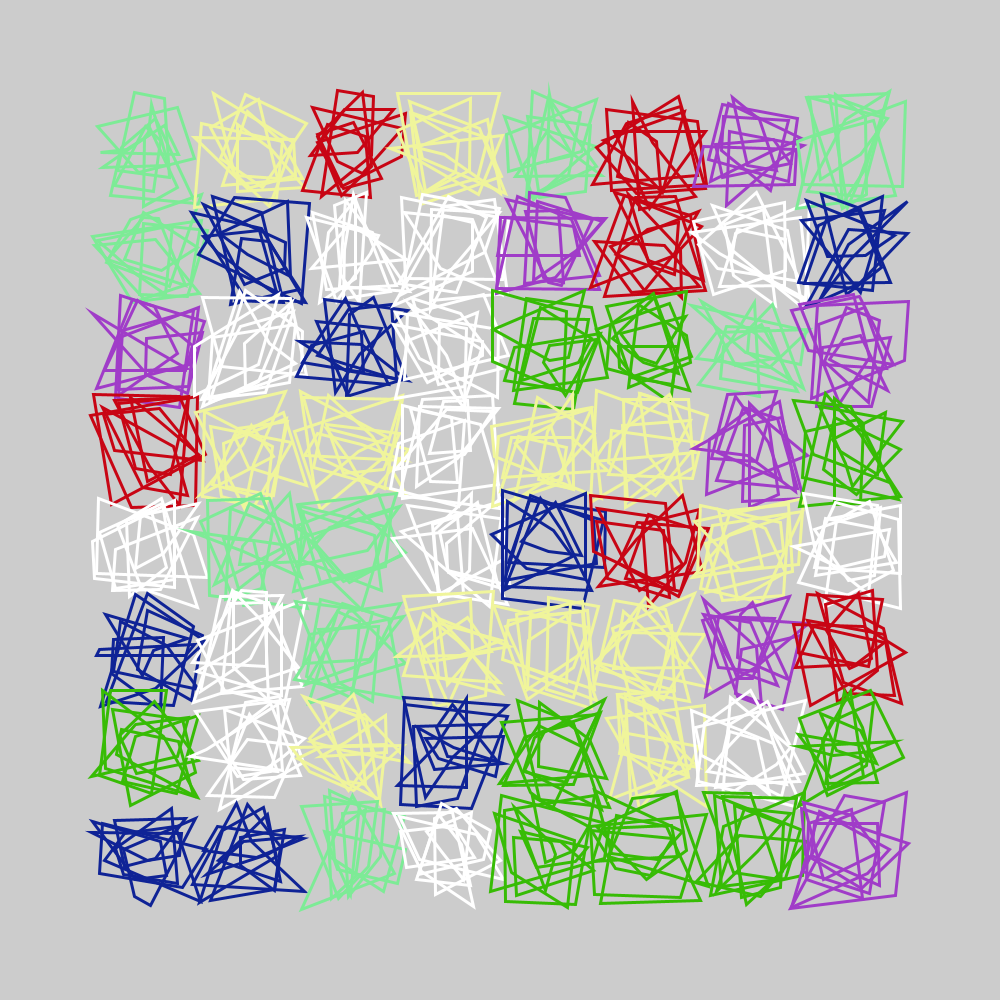
Frame 1 (no input)
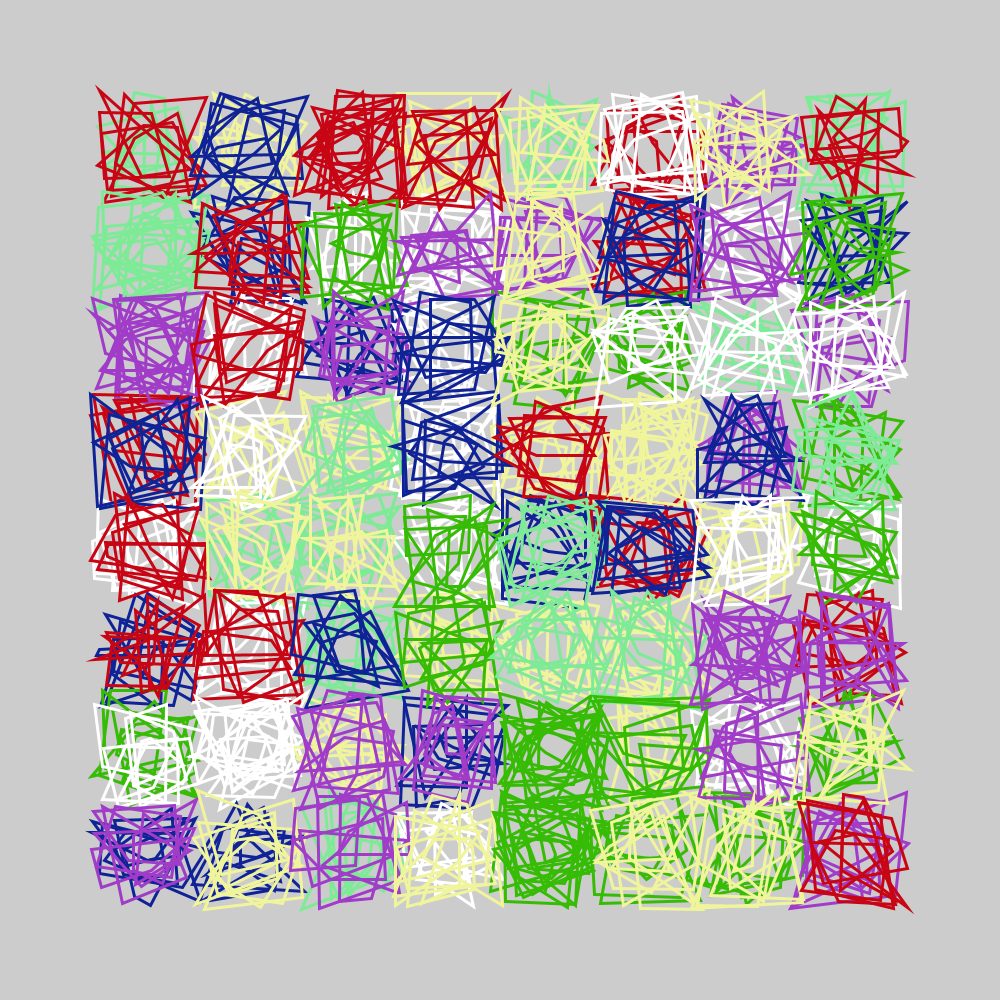
Frame 2 (the mouse pressed at the canvas centre, redrawn once)

The Processing sketch that drew these frames (run headless with seeded random() and noise(); the mouse was pressed at the canvas centre and the sketch redrawn once):

// Processing sketch: pauline_molnar
// ── pauline_molnar.pde
color[] colArray = {
  color(255,255,255),
  color(200,5,20),
  color(55,188,5),
  color(15,35,150),
  color(125,235,150),
  color(240,245,155),
  color(160,60,200)
};

int grid = 100;
int margin = 150;

void setup() {
  size(1000,1000);
  noLoop();
}

void draw() {
  //background(15,20,30);
  noFill();
  stroke(255);
 
  float d = 60;
 
  for(int i = margin; i<=width-margin; i+= grid){
    for(int j = margin; j<=height-margin; j+=grid){
     
      int colArrayNum = (int)random(7);
      stroke(colArray[colArrayNum]);
      strokeWeight(3);  
      for (int num=0; num<7; num++) {
        float x1 = -random(d);
        float y1 = -random(d);
        float x2 = random(d);
        float y2 = -random(d);
        float x3 = random(d);
        float y3 = random(d);
        float x4 = -random(d);
        float y4 = random(d);
     
   
       
        pushMatrix();
        translate(i, j);
        quad(x1, y1, x2, y2, x3, y3, x4, y4);
        popMatrix();
      }
    }
  }
}

void keyPressed() {
  if(key==' ') redraw();
}  
